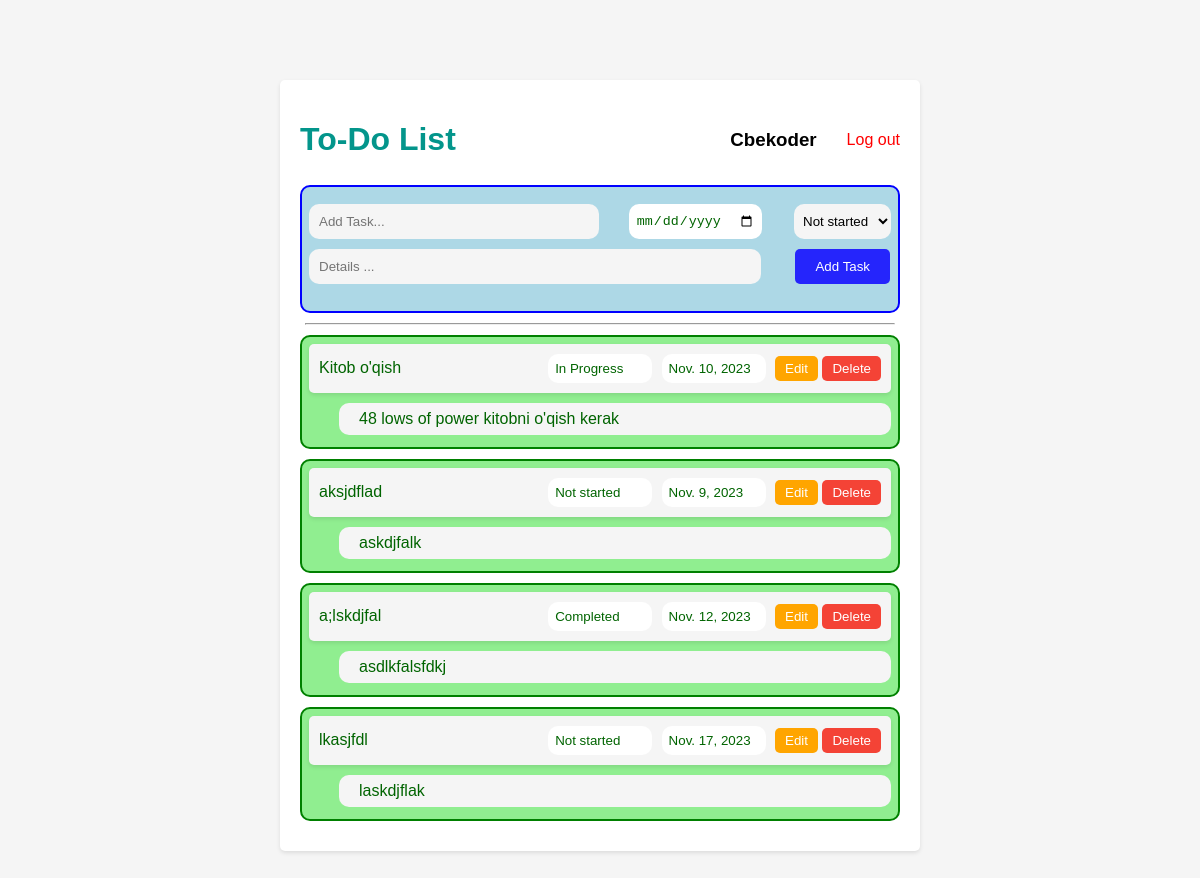
The app's page / (signed in) with its own data.
### controller/models.py (models this page shows, shortened)
class Tasks(models.Model):
    title = models.CharField(max_length=30)
    date = models.DateField()
    text = models.CharField(max_length=50)
    condition = models.CharField(max_length=20)
    userid = models.ForeignKey(User, on_delete=models.CASCADE)

### controller/views.py (the view, shortened to what this page needs)
# urls.py: 2. Add a URL to urlpatterns:  path('', views.home, name='home')
def home(request):
    if request.user.is_authenticated:
        content = {
            'tasks' : Tasks.objects.filter(userid = request.user),
            'username' : request.user.username.capitalize()
        }
        return render(request, 'index.html', content)
    return redirect("/login")

### templates/index.html (shortened to what this page needs)
<!DOCTYPE html>
<html>
  <head>
      {% load static %}
    <link rel="stylesheet" type="text/css" href="{% static 'style.css'%}">
  </head>
  <body>
    <div class="container">
        <div class="head">
            <h1>To-Do List</h1>
            <div style="display: flex; align-items: center;">
                <h3>{{ username }}</h3>
                <a href="/logout/" style="text-decoration: none; color: red;">
                Log out
                </a>
            </div>
      </div>
      <div class="task-add">
        <form id="task-form" method="post">{% csrf_token %}
            <div class="form1">
              <input type="text" name="name" placeholder="Add Task...">
              <input type="date" name="date">
              <select name="status">
                <option class="opt">
                  Not started
                </option>
              </select>
            </div>
            <div class="fomr1">
              <input type="text" name="details" placeholder="Details ...">
              <button type="submit" class="btn">Add Task</button>
            </div>
          </form>
      </div>
      <hr style="margin: 10px 5px;">
        {% for task in tasks %}
          <div class="task">
            <ul id="task-list">
              <li>
                  <div>
                      {{ task.title }}
                  </div>
                  <div>
                        <input type="text" value="{{ task.condition }}" readonly >
                        <input type="text" value="{{ task.date }}" readonly>
                        <button type="submit" class="edit"><a href="/edit/{{ task.id }} ">Edit</a></button>
                        <button type="submit" class="delete"><a href="/delete/{{ task.id }}">Delete</a></button>
                  </div>
              </li>
            </ul>
            <ul class="details">
                {{ task.text }}
            </ul>
          </div>
        {% endfor %}
    </div>
  </body>
</html>

### static/style.css (style rules this page uses)
body { font-family: Arial, sans-serif; background-color: #f5f5f5; }
.container { max-width: 600px; margin: 10vh auto; padding: 20px; background-color: #fff; border-radius: 5px; box-shadow: 0 2px 4px rgba(0, 0, 0, 0.1); }
.head { display: flex; justify-content: space-between; align-items: center; }
h1 { text-align: center; color: rgb(3, 149, 139); }
h3 { margin-right: 30px; }
a { text-decoration: none; color: white; }
form { margin-bottom: 20px; }
.form1 { display: flex; justify-content: center; margin: 10px 0; }
input[type="text"] { flex: 1; width: 432px; padding: 10px; border: none; border-radius: 10px; background-color: #f5f5f5; margin: 0px 30px 0px 0px }
input[type="date"] { border-radius: 10px; border: 0; padding: 7px; margin-right: 32px; color: darkgreen; }
.task input { margin-right: 5px; }
.task input[type="text"] { width: 90px; background-color: white; color: darkgreen; padding: 7px; }
select { cursor: pointer; border: 0px; border-radius: 10px; background-color: #f5f5f5; padding: 5px; }
.opt { color: #807d7d; background-color: white; }
button { padding: 10px 20px; border: none; border-radius: 5px; background-color: rgb(37, 37, 252); color: #fff; cursor: pointer; }
ul { list-style: none; padding: 0; margin: 0; }
li { display: flex; justify-content: space-between; align-items: center; background-color: #f5f5f5; padding: 10px; margin-bottom: 10px; border-radius: 5px; box-shadow: 0 2px 4px rgba(0, 0, 0, 0.1); }
.delete { background-color: #f44336; color: #fff; padding: 5px 10px; border: none; border-radius: 5px; cursor: pointer; }
.edit { background-color: orange; color: #fff; padding: 5px 10px; border: none; border-radius: 5px; cursor: pointer; }
.details { margin: 0px 0px 5px 30px; background-color: #f5f5f5; padding: 7px 20px; border-radius: 10px; text-align: justify; }
.task { border: 2px solid green; background-color: lightgreen; border-radius: 10px; padding: 7px; margin: 10px 0; color: darkgreen; }
.task-add { background-color: lightblue; border-radius: 10px; padding: 7px; margin: 5px 0; border: 2px solid blue; }

### records on screen
Tasks: title "Kitob o'qish", condition "In Progress", date "Nov. 10, 2023", text "48 lows of power kitobni o'qish kerak"
Tasks: title "aksjdflad", condition "Not started", date "Nov. 9, 2023", text "askdjfalk"
Tasks: title "a;lskdjfal", condition "Completed", date "Nov. 12, 2023", text "asdlkfalsfdkj"
Tasks: title "lkasjfdl", condition "Not started", date "Nov. 17, 2023", text "laskdjflak"

### other values on screen
{{ username }} "Cbekoder"
